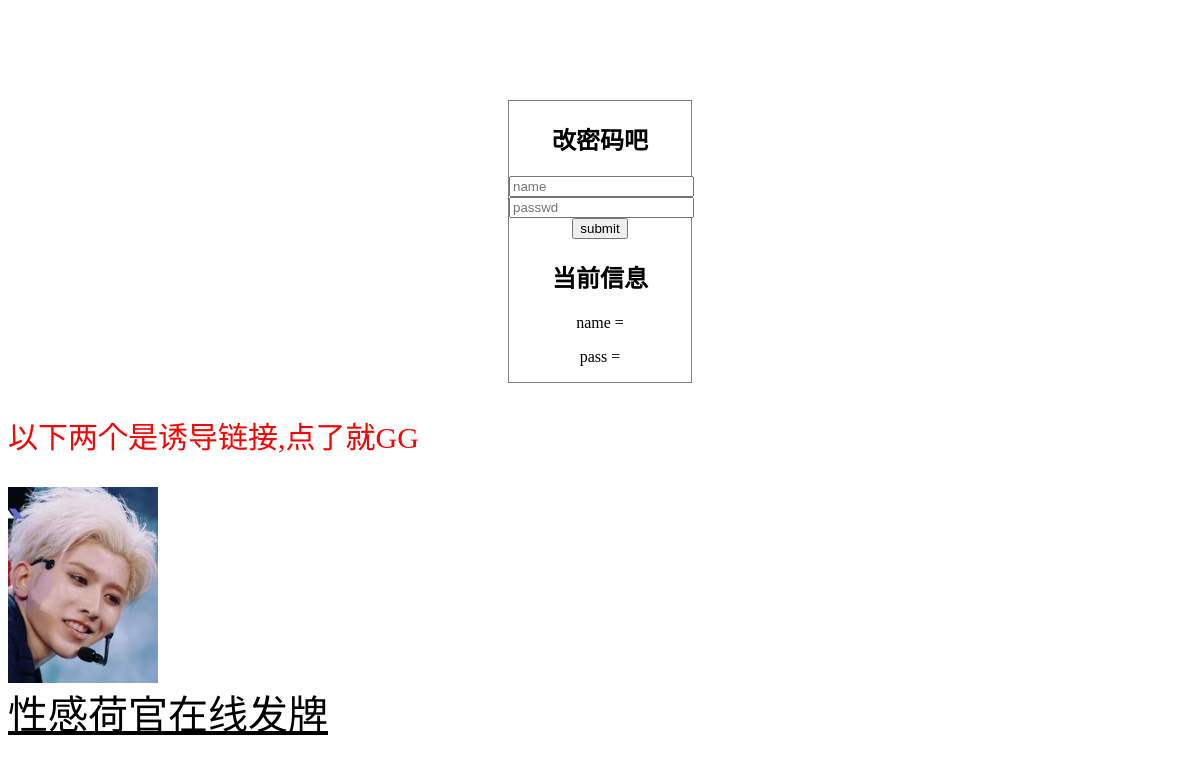
Before: /csrf/2.php with the older database file.
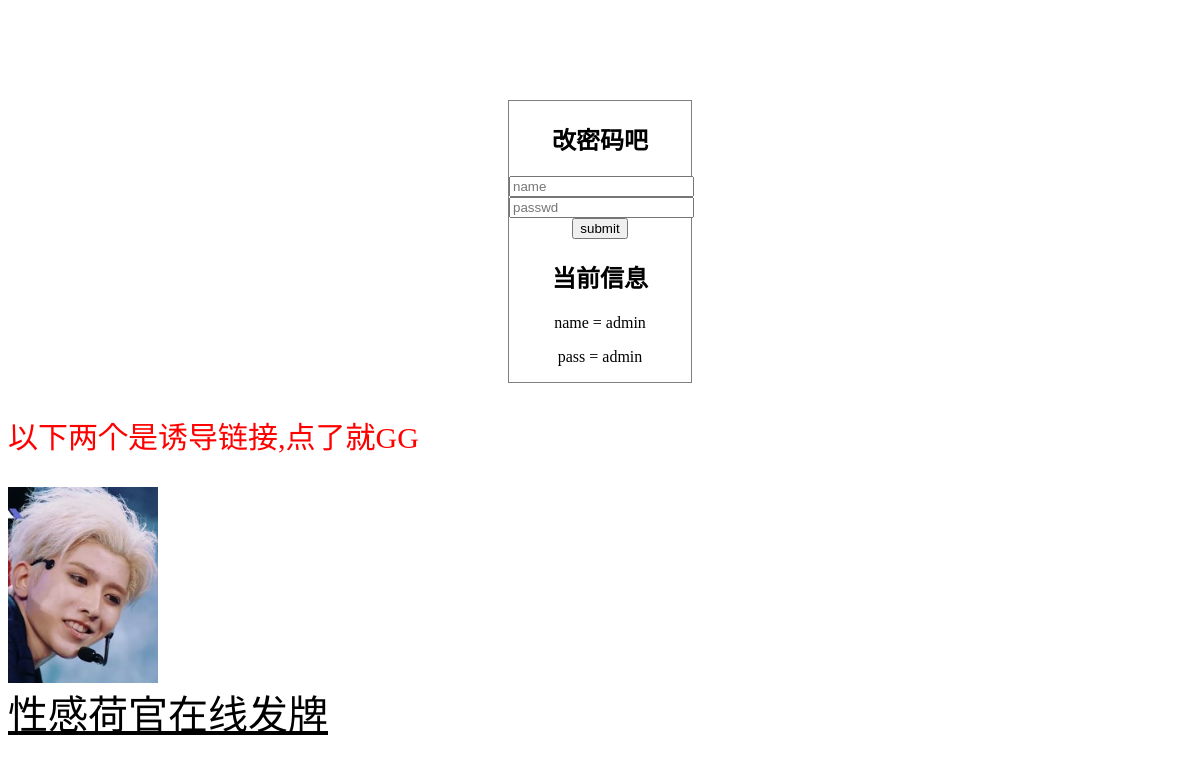
After: the same page with the newer database file.
### tables this page shows
CREATE TABLE `csrf` (
  `name` varchar(255) DEFAULT NULL,
  `passwd` varchar(255) DEFAULT NULL
);

### csrf/2.php (the view, shortened to what this page needs)
<?php
include '../sql_connect.php';
$conn->query("SET NAME UTF8");
$conn->select_db("loudong");
$sql = "select name,passwd from csrf";
$result = $conn->query($sql);
$row    = $result->fetch_assoc();
$name   = $row['name'];
$passwd = $row['passwd'];
?>
<html>
<head>
</head>
<body>
<div>
<h2>改密码吧</h2>
<form action="check_post.php" method="post">
<input name="name" type="text" placeholder="name">
<input name="passwd" type="text" placeholder="passwd">
<input type="submit" value="submit">
</form>
<h2>当前信息</h2>
<p><?php echo "name = ".$name;?></p>
<p><?php echo "pass = ".$passwd?></p>
</div>
<p id='tips'>以下两个是诱导链接,点了就GG</p>
<a href='hack.php'><img src='../cxk.png' width=150px></a><br>
<a href='hack.php'>性感荷官在线发牌</a>
</body>
</html>

Changed rows visible on the page:
added csrf: name "admin", passwd "admin"
